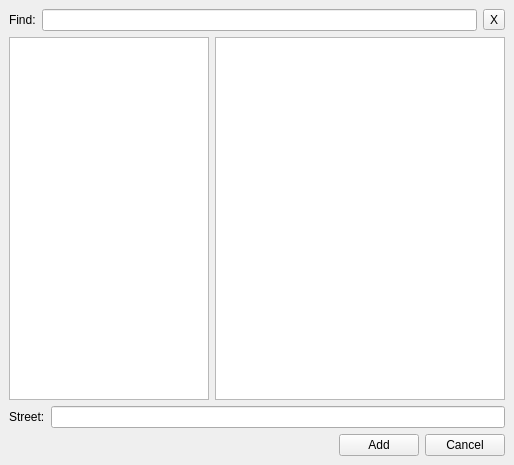
<ui version="4.0" >
 <class>StreetsDialog</class>
 <widget class="QDialog" name="StreetsDialog" >
  <property name="geometry" >
   <rect>
    <x>0</x>
    <y>0</y>
    <width>514</width>
    <height>465</height>
   </rect>
  </property>
  <property name="windowTitle" >
   <string>Streets</string>
  </property>
  <layout class="QGridLayout" >
   <property name="margin" >
    <number>9</number>
   </property>
   <property name="spacing" >
    <number>6</number>
   </property>
   <item row="0" column="0" >
    <layout class="QGridLayout" >
     <property name="margin" >
      <number>0</number>
     </property>
     <property name="spacing" >
      <number>6</number>
     </property>
     <item row="1" column="0" >
      <layout class="QHBoxLayout" >
       <property name="margin" >
        <number>0</number>
       </property>
       <property name="spacing" >
        <number>6</number>
       </property>
       <item>
        <widget class="QListView" name="listView" >
         <property name="maximumSize" >
          <size>
           <width>200</width>
           <height>16777215</height>
          </size>
         </property>
        </widget>
       </item>
       <item>
        <widget class="QTableView" name="tableView" />
       </item>
      </layout>
     </item>
     <item row="0" column="0" >
      <layout class="QHBoxLayout" >
       <property name="margin" >
        <number>0</number>
       </property>
       <property name="spacing" >
        <number>6</number>
       </property>
       <item>
        <widget class="QLabel" name="label_3" >
         <property name="text" >
          <string>Find:</string>
         </property>
        </widget>
       </item>
       <item>
        <widget class="QLineEdit" name="findlineEdit" />
       </item>
       <item>
        <widget class="QToolButton" name="cleartoolButton" >
         <property name="focusPolicy" >
          <enum>Qt::NoFocus</enum>
         </property>
         <property name="text" >
          <string>X</string>
         </property>
        </widget>
       </item>
      </layout>
     </item>
     <item row="3" column="0" >
      <layout class="QHBoxLayout" >
       <property name="margin" >
        <number>0</number>
       </property>
       <property name="spacing" >
        <number>6</number>
       </property>
       <item>
        <spacer>
         <property name="orientation" >
          <enum>Qt::Horizontal</enum>
         </property>
         <property name="sizeHint" >
          <size>
           <width>40</width>
           <height>20</height>
          </size>
         </property>
        </spacer>
       </item>
       <item>
        <widget class="QPushButton" name="addpushButton" >
         <property name="text" >
          <string>Add</string>
         </property>
         <property name="autoDefault" >
          <bool>false</bool>
         </property>
        </widget>
       </item>
       <item>
        <widget class="QPushButton" name="cancelpushButton" >
         <property name="text" >
          <string>Cancel</string>
         </property>
         <property name="autoDefault" >
          <bool>false</bool>
         </property>
        </widget>
       </item>
      </layout>
     </item>
     <item row="2" column="0" >
      <layout class="QHBoxLayout" >
       <property name="margin" >
        <number>0</number>
       </property>
       <property name="spacing" >
        <number>6</number>
       </property>
       <item>
        <widget class="QLabel" name="label_2" >
         <property name="text" >
          <string>Street:</string>
         </property>
        </widget>
       </item>
       <item>
        <widget class="QLineEdit" name="addlineEdit" />
       </item>
      </layout>
     </item>
    </layout>
   </item>
  </layout>
 </widget>
 <tabstops>
  <tabstop>findlineEdit</tabstop>
  <tabstop>listView</tabstop>
  <tabstop>addlineEdit</tabstop>
  <tabstop>addpushButton</tabstop>
  <tabstop>tableView</tabstop>
  <tabstop>cancelpushButton</tabstop>
 </tabstops>
 <resources/>
 <connections>
  <connection>
   <sender>cancelpushButton</sender>
   <signal>clicked()</signal>
   <receiver>StreetsDialog</receiver>
   <slot>reject()</slot>
   <hints>
    <hint type="sourcelabel" >
     <x>502</x>
     <y>453</y>
    </hint>
    <hint type="destinationlabel" >
     <x>315</x>
     <y>379</y>
    </hint>
   </hints>
  </connection>
  <connection>
   <sender>cleartoolButton</sender>
   <signal>clicked()</signal>
   <receiver>findlineEdit</receiver>
   <slot>clear()</slot>
   <hints>
    <hint type="sourcelabel" >
     <x>502</x>
     <y>11</y>
    </hint>
    <hint type="destinationlabel" >
     <x>253</x>
     <y>12</y>
    </hint>
   </hints>
  </connection>
 </connections>
</ui>
